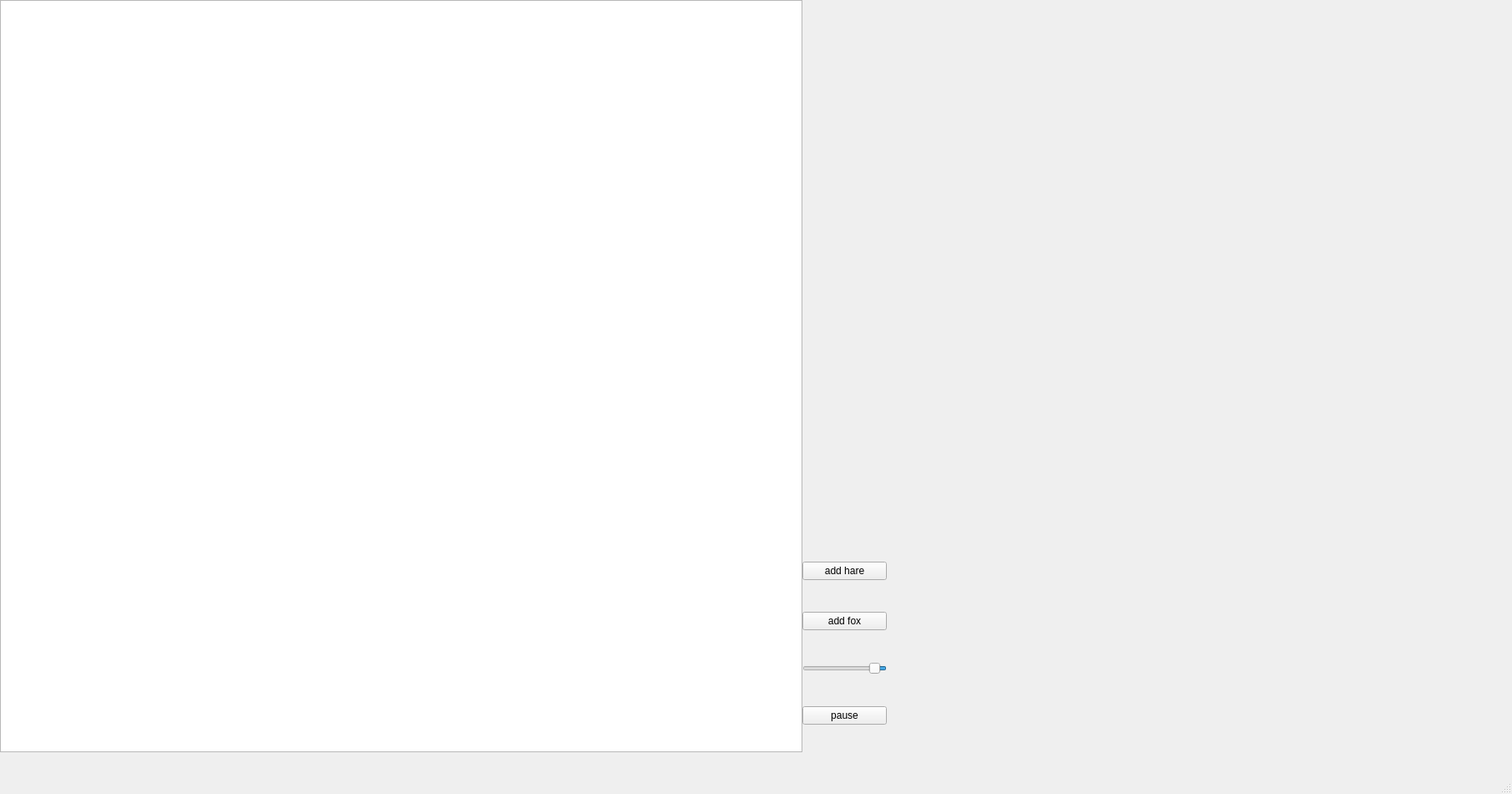
<?xml version="1.0" encoding="UTF-8"?>
<ui version="4.0">
 <class>MainWindow</class>
 <widget class="QMainWindow" name="MainWindow">
  <property name="geometry">
   <rect>
    <x>0</x>
    <y>0</y>
    <width>1809</width>
    <height>950</height>
   </rect>
  </property>
  <property name="minimumSize">
   <size>
    <width>1809</width>
    <height>950</height>
   </size>
  </property>
  <property name="maximumSize">
   <size>
    <width>1809</width>
    <height>950</height>
   </size>
  </property>
  <property name="windowTitle">
   <string>MainWindow</string>
  </property>
  <widget class="QWidget" name="centralwidget">
   <widget class="QGraphicsView" name="graphicsView">
    <property name="geometry">
     <rect>
      <x>0</x>
      <y>0</y>
      <width>960</width>
      <height>900</height>
     </rect>
    </property>
   </widget>
   <widget class="QWidget" name="verticalLayoutWidget">
    <property name="geometry">
     <rect>
      <x>960</x>
      <y>640</y>
      <width>101</width>
      <height>261</height>
     </rect>
    </property>
    <layout class="QVBoxLayout" name="verticalLayout">
     <item>
      <widget class="QPushButton" name="pushButton_3">
       <property name="text">
        <string>add hare</string>
       </property>
      </widget>
     </item>
     <item>
      <widget class="QPushButton" name="pushButton_2">
       <property name="text">
        <string>add fox</string>
       </property>
      </widget>
     </item>
     <item>
      <widget class="QSlider" name="horizontalSlider">
       <property name="minimum">
        <number>10</number>
       </property>
       <property name="maximum">
        <number>500</number>
       </property>
       <property name="singleStep">
        <number>20</number>
       </property>
       <property name="value">
        <number>50</number>
       </property>
       <property name="orientation">
        <enum>Qt::Horizontal</enum>
       </property>
       <property name="invertedAppearance">
        <bool>true</bool>
       </property>
      </widget>
     </item>
     <item>
      <widget class="QPushButton" name="pushButton">
       <property name="text">
        <string>pause</string>
       </property>
      </widget>
     </item>
    </layout>
   </widget>
   <widget class="QCustomPlot" name="widget" native="true">
    <property name="geometry">
     <rect>
      <x>1069</x>
      <y>0</y>
      <width>740</width>
      <height>900</height>
     </rect>
    </property>
   </widget>
  </widget>
  <widget class="QMenuBar" name="menubar">
   <property name="geometry">
    <rect>
     <x>0</x>
     <y>0</y>
     <width>1809</width>
     <height>25</height>
    </rect>
   </property>
  </widget>
  <widget class="QStatusBar" name="statusbar"/>
 </widget>
 <customwidgets>
  <customwidget>
   <class>QCustomPlot</class>
   <extends>QWidget</extends>
   <header>qcustomplot.h</header>
   <container>1</container>
  </customwidget>
 </customwidgets>
 <resources/>
 <connections/>
</ui>
